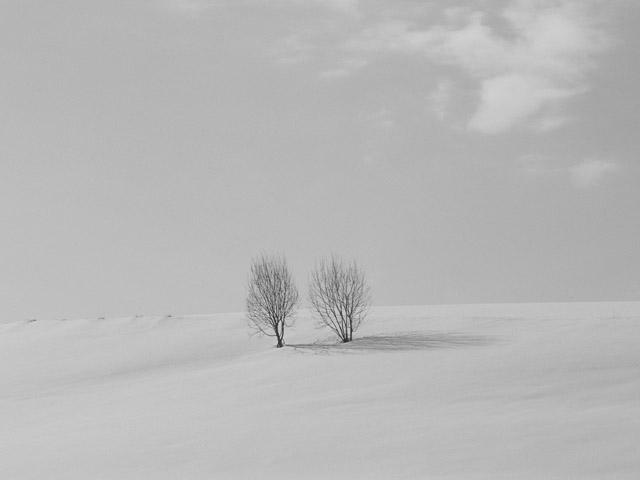
#> input picture part1/input.jpg, 640 x 480 px
$ python task4.py
#> lines starting #> are read from the running program, lines starting #| are printed output that depends on the picture
import cv2
import numpy as np

img_src = cv2.imread('input.jpg',0)
#> img_src is the input picture: shape (480, 640); min 36, max 221, mean 184
img_dst = img_src.copy()

min = 0
max = 100

img_dst = cv2.equalizeHist(img_src)
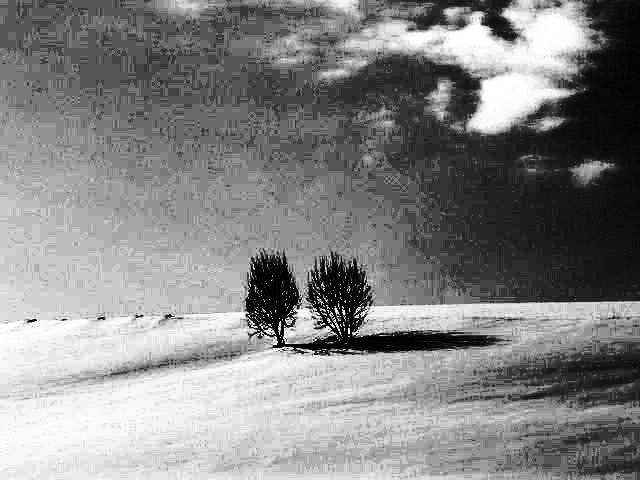
#> img_dst: shape (480, 640); min 0, max 255, mean 132.7

cv2.imwrite('hist.jpg', img_dst)

table = np.arange(256, dtype = np.uint8)

for i in range( 0 , min ):
    table[i] = 0
for i in range( min , max ):
    table[i] = 255 * float( i - min ) / float( max - min )
for i in range( max , 255 ):
    table[i] = 255

img_dst = cv2.LUT(img_src, table)
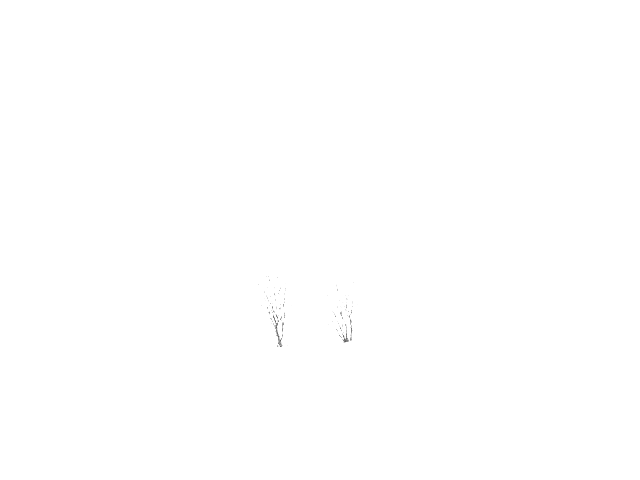
#> img_dst: shape (480, 640); min 91, max 255, mean 254.9

cv2.imwrite('cont.jpg', img_dst)
